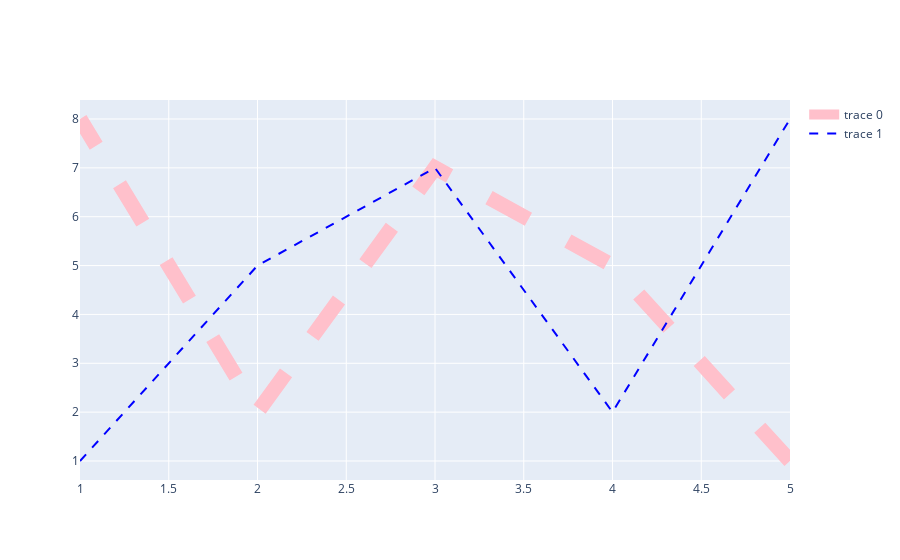

The cell this chart's notebook holds for it:
### Code cell
valoresY2 = np.array([1,5,7,2,8])
valoresX2 = np.array([1,2,3,4,5])

data3 = [go.Scatter(x=valoresX, y=valoresY, mode='lines', line = dict(color='pink', width=15,dash='dash')), go.Scatter(x=valoresX2, y=valoresY2, mode='lines', line = dict(color='blue', width=2,dash='dash'))]

iplot(data3)

### Figure 1 — Plotly figure (JSON) as saved in the notebook; plotly's stock layout.template omitted (floating-point values rounded to 4 significant figures)
{"data": [{"line": {"color": "pink", "dash": "dash", "width": 15}, "mode": "lines", "type": "scatter", "x": [5, 4, 3, 2, 1], "y": [1, 5, 7, 2, 8]}, {"line": {"color": "blue", "dash": "dash", "width": 2}, "mode": "lines", "type": "scatter", "x": [1, 2, 3, 4, 5], "y": [1, 5, 7, 2, 8]}], "layout": {}}
